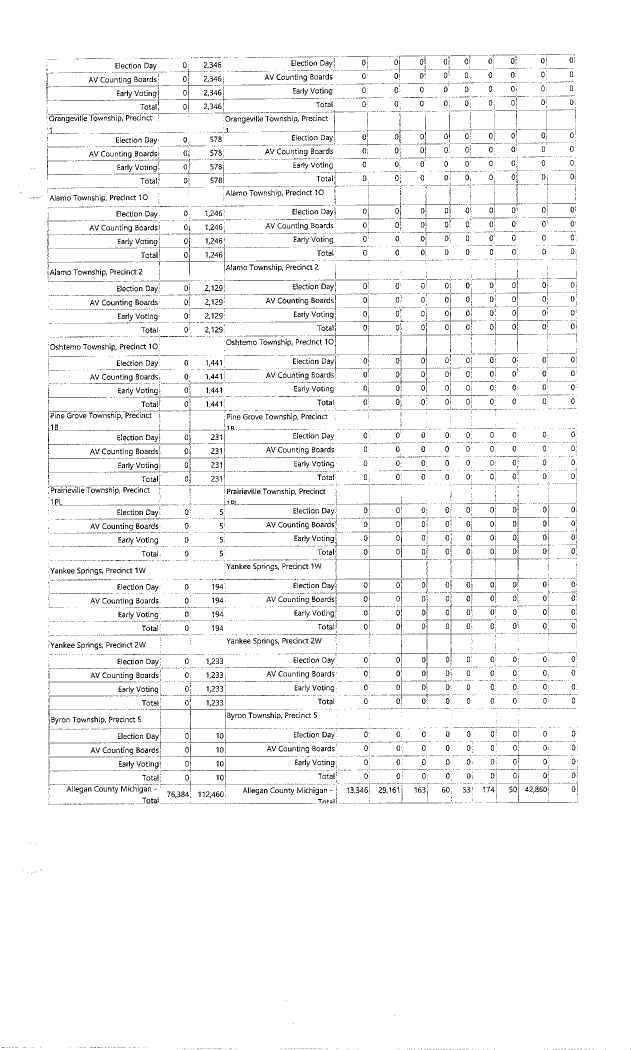
#> input picture oe2d-data/pages/deskew-scans/allegan-mi-federal-state-judicial-p5.png, 1275 x 2100 px (shown at 1/2 size); its folder holds only this picture in this run
$ python -i deskew.py   (imports and definitions only)
#> lines starting #> are read from the running program, lines starting #| are printed output that depends on the picture; after the words box and inside, x2 and y2 are one past the last pixel; in counts of white or black regions, pixels touching at a corner belong together
'''Detect a page's skew angle deterministically, without an LM.

A vision LM cannot estimate fine (sub-2 deg) rotation from a page image — it just
answers ~0 — so skew is measured here with a classic projection-profile method
(Postl): rotate the (binarized) page over a range of candidate angles and, at
each, sum the SQUARED horizontal row sums. When text lines are level they pile
ink into few rows, so a few row sums get large and the sum of squares peaks; that
angle is the page's tilt.

Sign convention: a positive angle means the page is rotated counter-clockwise, so
rotating it by -angle straightens it.

Validated against hand-measured real scans, not just synthetic rotations,
including deliberately rough ones (real tilt, speckle noise, faint/low-contrast;
see oe2d-data/pages/deskew-scans/): MAE ~0.03 deg, max error ~0.07 deg across the
clean and rough sets. There is a sensitivity floor around ~0.3 deg on sparse,
noisy pages (mostly-whitespace continuation pages), where a smaller real tilt
reads as 0 — negligible for downstream OCR.
Note: Otsu thresholding was tried and is WORSE here — it mis-splits the gray
scan background and rails the search to the boundary; the fixed cut is better.

Used internally by oe2d.pages (PageAnalyzer measures skew per page); not a CLI.
'''
from __future__ import annotations

import os

import numpy as np
from PIL import Image

# Search only a small window — real document scans are barely tilted — first
# coarsely, then refine around the best coarse angle.
_MAX_ANGLE: float = 3.0
_COARSE_STEP: float = 0.5
_FINE_STEP: float = 0.05
# Downscale the long edge to this before searching; skew is a global property, so
# a smaller image gives the same angle far faster (1600 keeps small-angle signal).
_WORK_EDGE: int = 1600


def _ink(image: 'Image.Image') -> np.ndarray:
    '''Binarize to a float array where 1.0 = ink (dark), 0.0 = background.'''
    gray: np.ndarray = np.asarray(image.convert('L'), dtype=np.float32)
    # Otsu-free fixed cut is enough for rendered pages: darker than mid-gray = ink.
    return (gray < 160).astype(np.float32)


def _sharpness(ink: np.ndarray, angle: float) -> float:
    '''Postl objective: sum of squared row sums after rotating by -angle.

    Rotating by -angle straightens a page tilted by +angle; a level page's text
    rows then align, concentrating ink into few rows so a few row sums grow large
    and the sum of their squares peaks. (A sum-of-squared-adjacent-differences
    objective was tried and is markedly less sensitive to small real tilts.)
    '''
    rotated = Image.fromarray((ink * 255).astype(np.uint8)).rotate(
        -angle, resample=Image.BILINEAR, expand=False, fillcolor=0)
    profile: np.ndarray = np.asarray(rotated, dtype=np.float32).sum(axis=1)
    return float(np.sum(profile ** 2))


def _best_angle(ink: np.ndarray, center: float, half_width: float, step: float) -> float:
    '''Angle in [center-half_width, center+half_width] maximizing profile sharpness.'''
    angles = np.arange(center - half_width, center + half_width + step / 2, step)
    return float(max(angles, key=lambda a: _sharpness(ink, a)))


def detect_skew_pil(image: 'Image.Image', max_angle: float = _MAX_ANGLE) -> float:
    '''Estimate an already-loaded page image's skew in degrees (+ = counter-clockwise).

    Coarse-to-fine projection-profile search over [-max_angle, +max_angle].
    Returns the tilt; rotate the page by -result to straighten it. Works on a PIL
    image already in memory so the composite analyzer can measure skew on the same
    image it hands the VLM, without a second disk read.
    '''
    if max(image.size) > _WORK_EDGE:
        scale: float = _WORK_EDGE / max(image.size)
        image = image.resize((max(1, int(image.width * scale)),
                              max(1, int(image.height * scale))))
    ink: np.ndarray = _ink(image)
    coarse: float = _best_angle(ink, 0.0, max_angle, _COARSE_STEP)
    return round(_best_angle(ink, coarse, _COARSE_STEP, _FINE_STEP), 2)


# [6 lines left out: function detect_skew, not called in this run]

>>> from PIL import Image
>>> picture = Image.open('../../oe2d-data/pages/deskew-scans/allegan-mi-federal-state-judicial-p5.png')
#> picture is the input picture: PIL image 1275x2100 P; 96.3% white; black in thin lines or dots
>>> result = detect_skew_pil(picture)
#> in detect_skew_pil, `image = image.resize((max(1, int(image.width * scale)), max(1, int(ima..`:
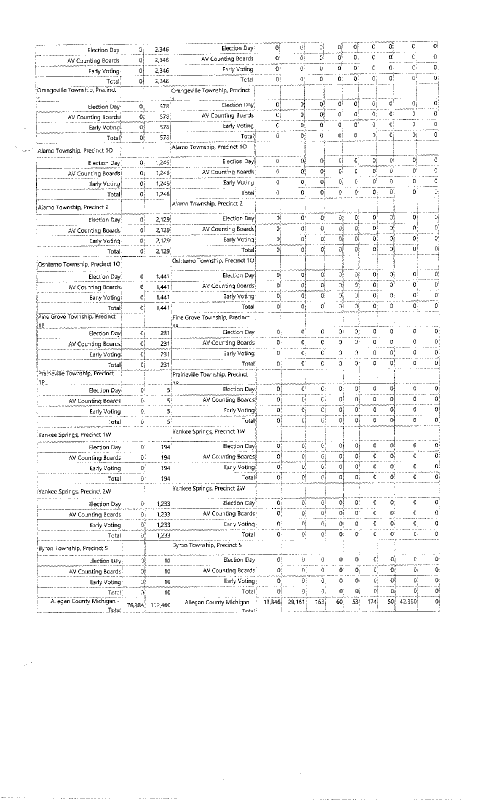
#> image: PIL image 971x1600 P (shown at 1/2 size); 96.3% white; black in thin lines or dots, all inside (x1, y1, x2, y2) = (3, 82, 922, 1600)
#> in _ink, `return (gray < 160).astype(np.float32)`:
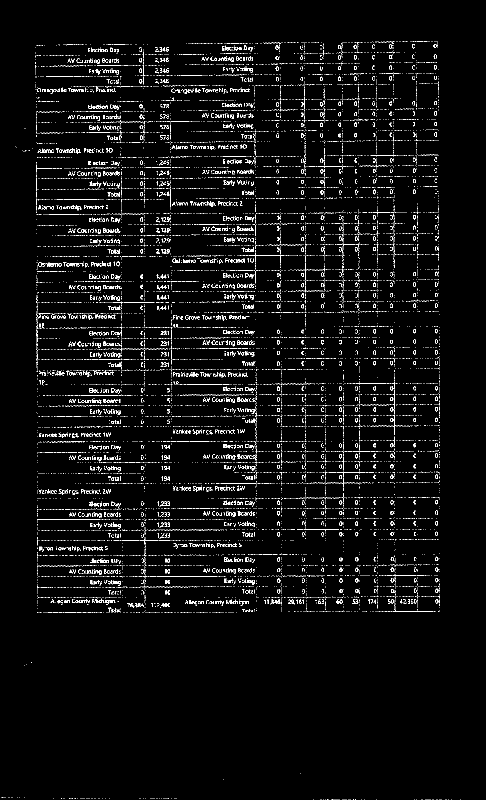
#> returned value: shape (1600, 971) float32 (shown at 1/2 size); values 0 (black) and 1 (white), 3.7% white in thin lines or dots, all inside (x1, y1, x2, y2) = (3, 82, 922, 1600)
#> in _sharpness, `profile: np.ndarray = np.asarray(rotated, dtype=np.float32).sum(axis=1)`: profile = 1600 values, max 26433 at index 547, min 0 at index 0, mean 9059.8
#> in _sharpness (call 13), `rotated = Image.fromarray((ink * 255).astype(np.uint8)).rotate( -angle..`:
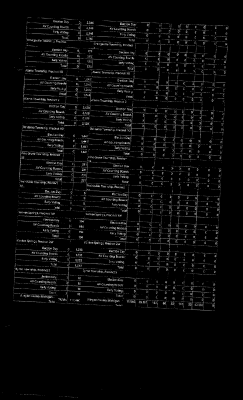
#> rotated: PIL image 971x1600 L (shown at 1/4 size); min 0, max 255, mean 9.3
#> in _sharpness (call 13), `profile: np.ndarray = np.asarray(rotated, dtype=np.float32).sum(axis=1)`: profile = 1600 values, max 26556 at index 513, min 0 at index 0, mean 9060.1
#> in detect_skew_pil, `coarse: float = _best_angle(ink, 0.0, max_angle, _COARSE_STEP)`: coarse = 0.5
#> in _sharpness (call 15), `rotated = Image.fromarray((ink * 255).astype(np.uint8)).rotate( -angle..`:
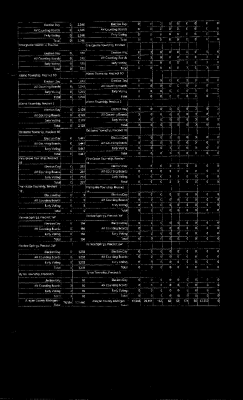
#> rotated: PIL image 971x1600 L (shown at 1/4 size); min 0, max 255, mean 9.3
#> in _sharpness (call 15), `profile: np.ndarray = np.asarray(rotated, dtype=np.float32).sum(axis=1)`: profile = 1600 values, max 53251 at index 1059, min 0 at index 0, mean 9069.5
#> in _sharpness (call 18), `rotated = Image.fromarray((ink * 255).astype(np.uint8)).rotate( -angle..`:
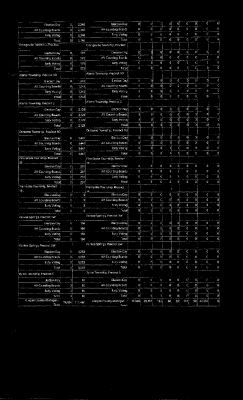
#> rotated: PIL image 971x1600 L (shown at 1/4 size); min 0, max 255, mean 9.3
#> in _sharpness (call 18), `profile: np.ndarray = np.asarray(rotated, dtype=np.float32).sum(axis=1)`: profile = 1600 values, max 81346 at index 1152, min 0 at index 0, mean 9067.3
#> in _sharpness (call 27), `rotated = Image.fromarray((ink * 255).astype(np.uint8)).rotate( -angle..`:
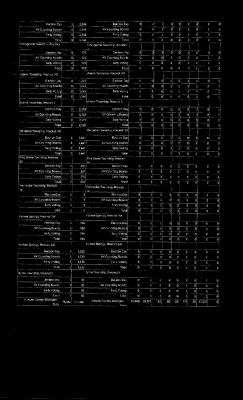
#> rotated: PIL image 971x1600 L (shown at 1/4 size); min 0, max 255, mean 9.3
#> in _sharpness (call 27), `profile: np.ndarray = np.asarray(rotated, dtype=np.float32).sum(axis=1)`: profile = 1600 values, max 60142 at index 128, min 0 at index 0, mean 9061.6
#> in _sharpness (call 30), `rotated = Image.fromarray((ink * 255).astype(np.uint8)).rotate( -angle..`:
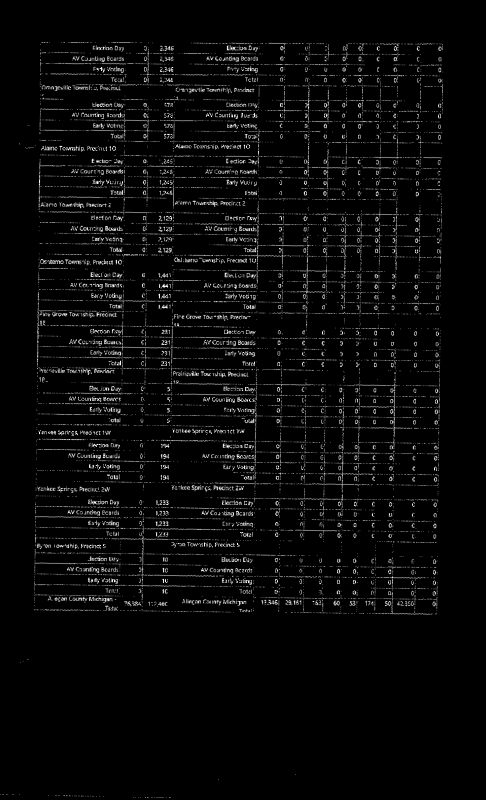
#> rotated: PIL image 971x1600 L (shown at 1/2 size); min 0, max 255, mean 9.3
#> in _sharpness (call 30), `profile: np.ndarray = np.asarray(rotated, dtype=np.float32).sum(axis=1)`: profile = 1600 values, max 35315 at index 1204, min 0 at index 0, mean 9061.2
#> result = 0.3

$ run again, on oe2d-data/pages/deskew-scans/alllegan-mi-county-races-p10.png
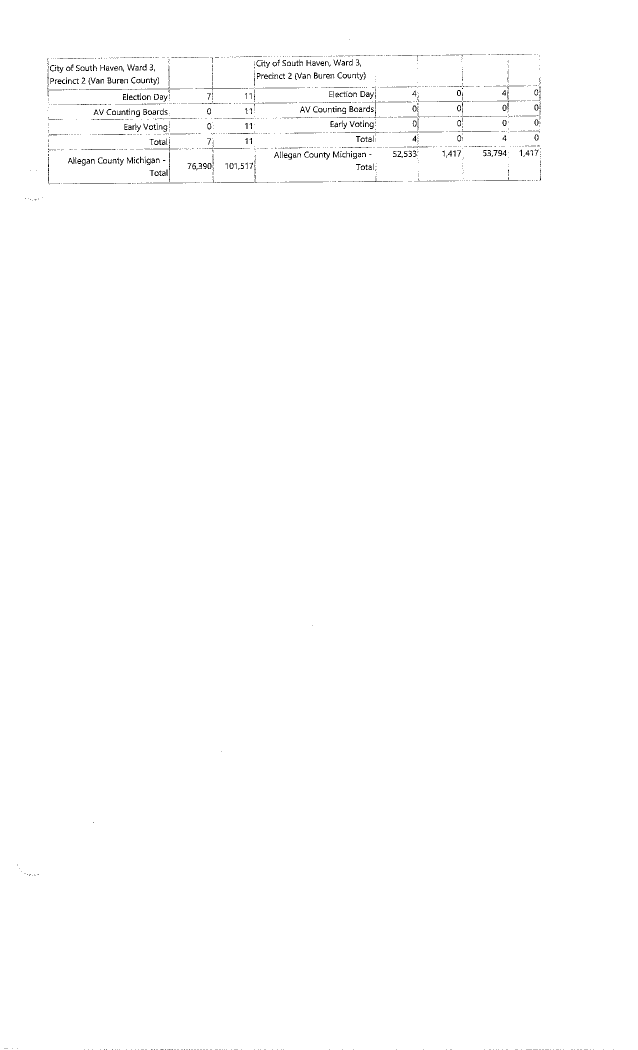
#> input picture oe2d-data/pages/deskew-scans/alllegan-mi-county-races-p10.png, 1275 x 2100 px (shown at 1/2 size)
#> picture is the input picture: PIL image 1275x2100 P; 99.4% white; black in thin lines or dots
#> image: PIL image 971x1600 P; 99.4% white; black in thin lines or dots, all inside (x1, y1, x2, y2) = (29, 60, 935, 1599)
#> profile = 1600 values, max 27517 at index 143, min 0 at index 0, mean 1405.7
#> in _sharpness (call 10), `rotated = Image.fromarray((ink * 255).astype(np.uint8)).rotate( -angle..`:
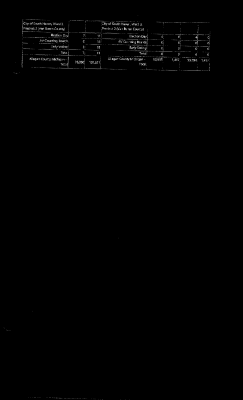
#> rotated: PIL image 971x1600 L (shown at 1/4 size); min 0, max 255, mean 1.5
#> profile = 1600 values, max 35599 at index 239, min 0 at index 0, mean 1410.9
#> in _sharpness (call 12), `rotated = Image.fromarray((ink * 255).astype(np.uint8)).rotate( -angle..`:
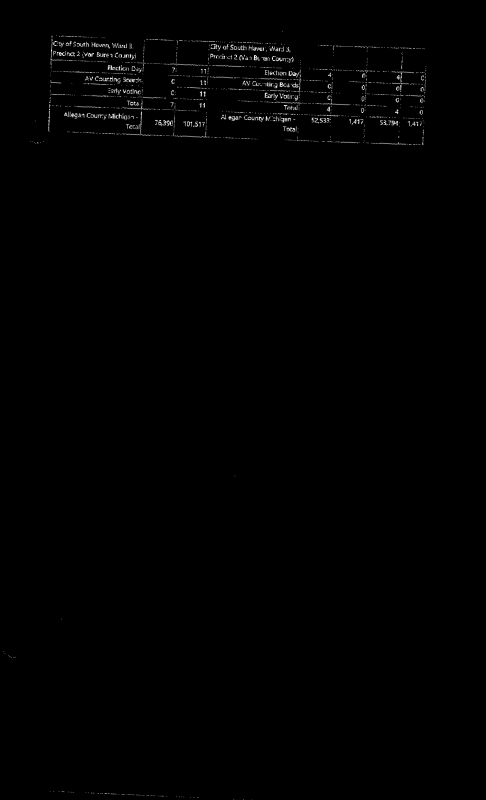
#> rotated: PIL image 971x1600 L (shown at 1/2 size); min 0, max 255, mean 1.5
#> profile = 1600 values, max 26859 at index 234, min 0 at index 0, mean 1410.8
#> coarse = 0.5
#> result = 0.45

$ run again, on oe2d-data/pages/deskew-scans/otsego-mi-sovc-p5.png
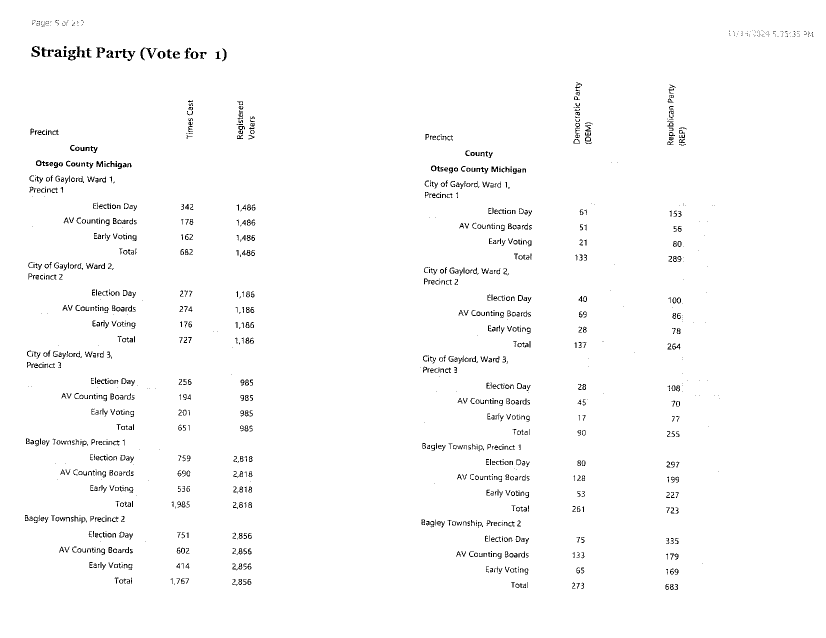
#> input picture oe2d-data/pages/deskew-scans/otsego-mi-sovc-p5.png, 1651 x 1275 px (shown at 1/2 size)
#> picture is the input picture: PIL image 1651x1275 P; 98.3% white; black in thin lines or dots, all inside (x1, y1, x2, y2) = (50, 40, 1627, 1180)
#> image: PIL image 1600x1235 P; 98.3% white; black in thin lines or dots, all inside (x1, y1, x2, y2) = (48, 39, 1577, 1143)
#> profile = 1235 values, max 37648 at index 134, min 0 at index 0, mean 7067.9
#> coarse = -0.5
#> in _sharpness (call 27), `rotated = Image.fromarray((ink * 255).astype(np.uint8)).rotate( -angle..`:
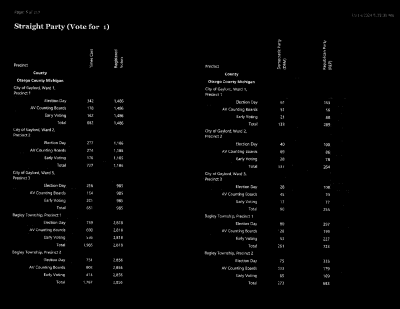
#> rotated: PIL image 1600x1235 L (shown at 1/4 size); min 0, max 255, mean 4.4
#> profile = 1235 values, max 51162 at index 325, min 0 at index 0, mean 7067.9
#> in _sharpness (call 31), `rotated = Image.fromarray((ink * 255).astype(np.uint8)).rotate( -angle..`:
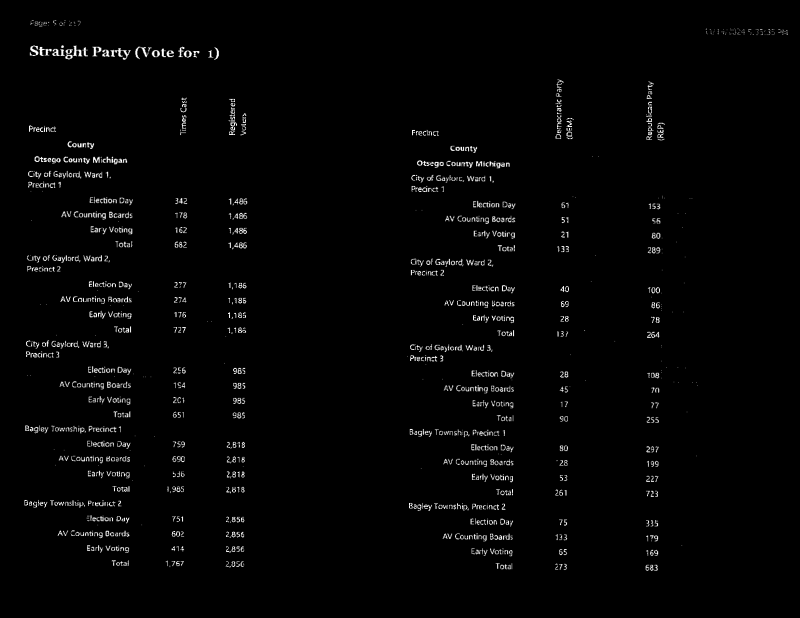
#> rotated: PIL image 1600x1235 L (shown at 1/2 size); min 0, max 255, mean 4.4
#> profile = 1235 values, max 41263 at index 102, min 0 at index 0, mean 7067.9
#> result = -0.7
